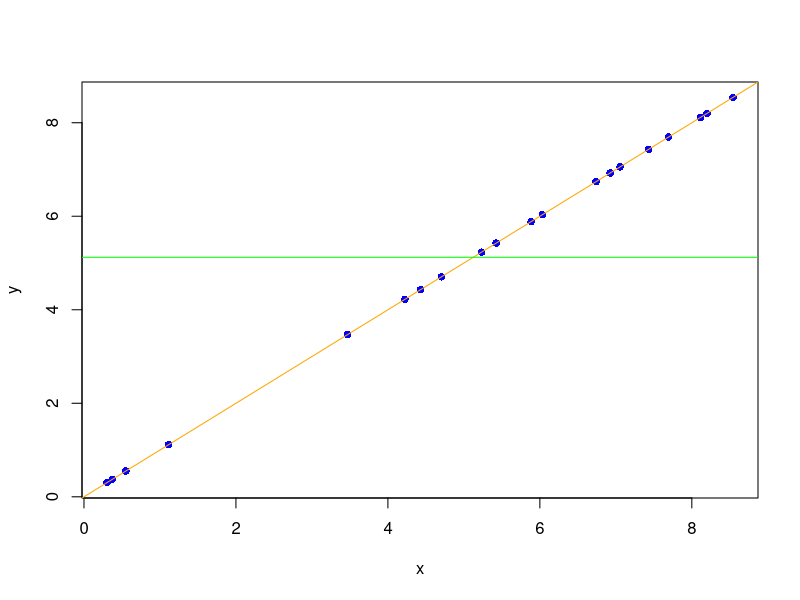

Here is the R script that generated this plot:
x <- runif(min = 0, max = 10, n = 20)
y <- x
plot(x, y, col = "blue", pch = 16)
abline(lm(y ~ x), col = "orange")
mean(y)
abline(h = mean(y), col = 'green')

# Korrelation
cor(x, y)
# R^2
summary(lm(y ~ x))$r.squared
# Varianz
var(y)
